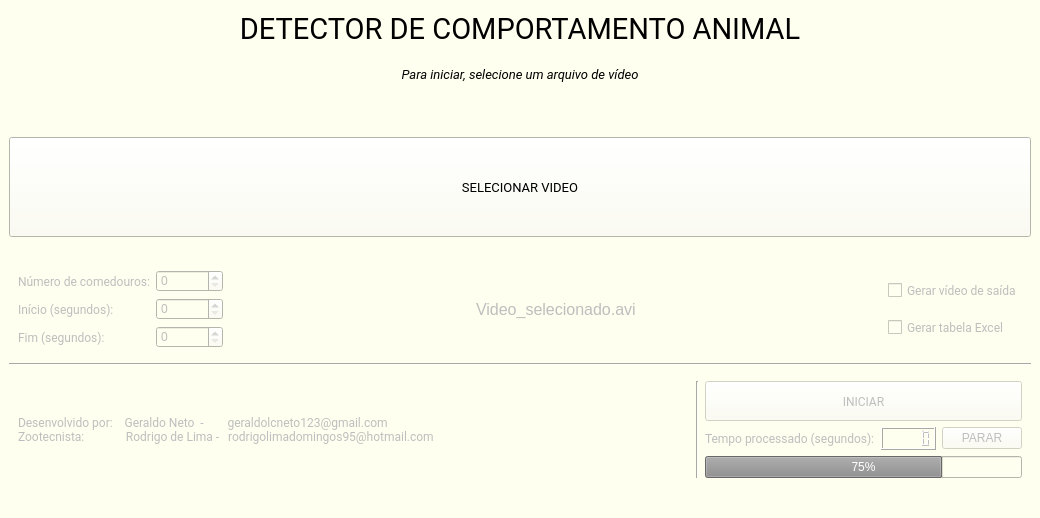
<?xml version="1.0" encoding="UTF-8"?>
<ui version="4.0">
 <class>MainWindow</class>
 <widget class="QMainWindow" name="MainWindow">
  <property name="enabled">
   <bool>true</bool>
  </property>
  <property name="geometry">
   <rect>
    <x>0</x>
    <y>0</y>
    <width>1040</width>
    <height>518</height>
   </rect>
  </property>
  <property name="palette">
   <palette>
    <active>
     <colorrole role="Button">
      <brush brushstyle="SolidPattern">
       <color alpha="255">
        <red>254</red>
        <green>255</green>
        <blue>239</blue>
       </color>
      </brush>
     </colorrole>
     <colorrole role="Base">
      <brush brushstyle="SolidPattern">
       <color alpha="255">
        <red>254</red>
        <green>255</green>
        <blue>239</blue>
       </color>
      </brush>
     </colorrole>
     <colorrole role="Window">
      <brush brushstyle="SolidPattern">
       <color alpha="255">
        <red>254</red>
        <green>255</green>
        <blue>239</blue>
       </color>
      </brush>
     </colorrole>
    </active>
    <inactive>
     <colorrole role="Button">
      <brush brushstyle="SolidPattern">
       <color alpha="255">
        <red>254</red>
        <green>255</green>
        <blue>239</blue>
       </color>
      </brush>
     </colorrole>
     <colorrole role="Base">
      <brush brushstyle="SolidPattern">
       <color alpha="255">
        <red>254</red>
        <green>255</green>
        <blue>239</blue>
       </color>
      </brush>
     </colorrole>
     <colorrole role="Window">
      <brush brushstyle="SolidPattern">
       <color alpha="255">
        <red>254</red>
        <green>255</green>
        <blue>239</blue>
       </color>
      </brush>
     </colorrole>
    </inactive>
    <disabled>
     <colorrole role="Button">
      <brush brushstyle="SolidPattern">
       <color alpha="255">
        <red>254</red>
        <green>255</green>
        <blue>239</blue>
       </color>
      </brush>
     </colorrole>
     <colorrole role="Base">
      <brush brushstyle="SolidPattern">
       <color alpha="255">
        <red>254</red>
        <green>255</green>
        <blue>239</blue>
       </color>
      </brush>
     </colorrole>
     <colorrole role="Window">
      <brush brushstyle="SolidPattern">
       <color alpha="255">
        <red>254</red>
        <green>255</green>
        <blue>239</blue>
       </color>
      </brush>
     </colorrole>
    </disabled>
   </palette>
  </property>
  <property name="windowTitle">
   <string>MainWindow</string>
  </property>
  <property name="styleSheet">
   <string notr="true">background-color:  #feffef</string>
  </property>
  <property name="toolButtonStyle">
   <enum>Qt::ToolButtonIconOnly</enum>
  </property>
  <widget class="QWidget" name="centralwidget">
   <property name="minimumSize">
    <size>
     <width>0</width>
     <height>0</height>
    </size>
   </property>
   <property name="maximumSize">
    <size>
     <width>16777215</width>
     <height>16777215</height>
    </size>
   </property>
   <layout class="QVBoxLayout" name="verticalLayout">
    <item>
     <widget class="QLabel" name="label_13">
      <property name="font">
       <font>
        <family>Roboto</family>
        <pointsize>22</pointsize>
       </font>
      </property>
      <property name="autoFillBackground">
       <bool>false</bool>
      </property>
      <property name="styleSheet">
       <string notr="true">font-color: #0499D0</string>
      </property>
      <property name="text">
       <string>DETECTOR DE COMPORTAMENTO ANIMAL</string>
      </property>
      <property name="alignment">
       <set>Qt::AlignCenter</set>
      </property>
     </widget>
    </item>
    <item>
     <widget class="QLabel" name="label_14">
      <property name="font">
       <font>
        <family>Roboto</family>
        <pointsize>10</pointsize>
        <italic>true</italic>
       </font>
      </property>
      <property name="styleSheet">
       <string notr="true">font-color: #0499D0</string>
      </property>
      <property name="text">
       <string>Para iniciar, selecione um arquivo de vídeo</string>
      </property>
      <property name="alignment">
       <set>Qt::AlignCenter</set>
      </property>
     </widget>
    </item>
    <item>
     <spacer name="verticalSpacer_5">
      <property name="orientation">
       <enum>Qt::Vertical</enum>
      </property>
      <property name="sizeType">
       <enum>QSizePolicy::Minimum</enum>
      </property>
      <property name="sizeHint" stdset="0">
       <size>
        <width>17</width>
        <height>37</height>
       </size>
      </property>
     </spacer>
    </item>
    <item>
     <widget class="QPushButton" name="btSelectVideo">
      <property name="sizePolicy">
       <sizepolicy hsizetype="Minimum" vsizetype="Minimum">
        <horstretch>0</horstretch>
        <verstretch>0</verstretch>
       </sizepolicy>
      </property>
      <property name="minimumSize">
       <size>
        <width>0</width>
        <height>100</height>
       </size>
      </property>
      <property name="font">
       <font>
        <family>Roboto</family>
        <pointsize>10</pointsize>
       </font>
      </property>
      <property name="text">
       <string>SELECIONAR VIDEO</string>
      </property>
      <property name="icon">
       <iconset>
        <normaloff>outline-perm_media-24px.svg</normaloff>outline-perm_media-24px.svg</iconset>
      </property>
      <property name="flat">
       <bool>false</bool>
      </property>
     </widget>
    </item>
    <item>
     <spacer name="verticalSpacer_6">
      <property name="orientation">
       <enum>Qt::Vertical</enum>
      </property>
      <property name="sizeType">
       <enum>QSizePolicy::Minimum</enum>
      </property>
      <property name="sizeHint" stdset="0">
       <size>
        <width>17</width>
        <height>18</height>
       </size>
      </property>
     </spacer>
    </item>
    <item>
     <widget class="QWidget" name="setupWidget" native="true">
      <property name="enabled">
       <bool>false</bool>
      </property>
      <layout class="QHBoxLayout" name="horizontalLayout_7">
       <item>
        <layout class="QVBoxLayout" name="verticalLayout_13">
         <item>
          <layout class="QFormLayout" name="formLayout_4">
           <item row="0" column="0">
            <widget class="QLabel" name="label_19">
             <property name="enabled">
              <bool>false</bool>
             </property>
             <property name="font">
              <font>
               <family>Roboto</family>
              </font>
             </property>
             <property name="styleSheet">
              <string notr="true">font-color: #0499D0</string>
             </property>
             <property name="text">
              <string>Número de comedouros:</string>
             </property>
            </widget>
           </item>
           <item row="1" column="0">
            <widget class="QLabel" name="label_20">
             <property name="enabled">
              <bool>false</bool>
             </property>
             <property name="font">
              <font>
               <family>Roboto</family>
              </font>
             </property>
             <property name="styleSheet">
              <string notr="true">font-color: #0499D0</string>
             </property>
             <property name="text">
              <string>Início (segundos):</string>
             </property>
            </widget>
           </item>
           <item row="2" column="0">
            <widget class="QLabel" name="label_21">
             <property name="enabled">
              <bool>false</bool>
             </property>
             <property name="font">
              <font>
               <family>Roboto</family>
              </font>
             </property>
             <property name="styleSheet">
              <string notr="true">font-color: #0499D0</string>
             </property>
             <property name="text">
              <string>Fim (segundos):</string>
             </property>
            </widget>
           </item>
           <item row="0" column="1">
            <widget class="QSpinBox" name="sbNFeeders">
             <property name="enabled">
              <bool>false</bool>
             </property>
            </widget>
           </item>
           <item row="1" column="1">
            <widget class="QSpinBox" name="sbStartTime">
             <property name="enabled">
              <bool>false</bool>
             </property>
             <property name="maximum">
              <number>99999999</number>
             </property>
            </widget>
           </item>
           <item row="2" column="1">
            <widget class="QSpinBox" name="sbEndTime">
             <property name="enabled">
              <bool>false</bool>
             </property>
             <property name="maximum">
              <number>99999999</number>
             </property>
            </widget>
           </item>
          </layout>
         </item>
        </layout>
       </item>
       <item>
        <spacer name="horizontalSpacer_7">
         <property name="orientation">
          <enum>Qt::Horizontal</enum>
         </property>
         <property name="sizeType">
          <enum>QSizePolicy::Expanding</enum>
         </property>
         <property name="sizeHint" stdset="0">
          <size>
           <width>40</width>
           <height>20</height>
          </size>
         </property>
        </spacer>
       </item>
       <item>
        <widget class="QLabel" name="lbVideoFile">
         <property name="font">
          <font>
           <pointsize>12</pointsize>
          </font>
         </property>
         <property name="text">
          <string>Video_selecionado.avi</string>
         </property>
        </widget>
       </item>
       <item>
        <spacer name="horizontalSpacer">
         <property name="orientation">
          <enum>Qt::Horizontal</enum>
         </property>
         <property name="sizeHint" stdset="0">
          <size>
           <width>40</width>
           <height>20</height>
          </size>
         </property>
        </spacer>
       </item>
       <item>
        <layout class="QVBoxLayout" name="verticalLayout_14">
         <item>
          <widget class="QCheckBox" name="cbGenerateVideo">
           <property name="enabled">
            <bool>false</bool>
           </property>
           <property name="font">
            <font>
             <family>Roboto</family>
            </font>
           </property>
           <property name="styleSheet">
            <string notr="true">font-color: #0499D0</string>
           </property>
           <property name="text">
            <string>Gerar vídeo de saída</string>
           </property>
          </widget>
         </item>
         <item>
          <widget class="QCheckBox" name="cbGenerateTable">
           <property name="enabled">
            <bool>false</bool>
           </property>
           <property name="font">
            <font>
             <family>Roboto</family>
            </font>
           </property>
           <property name="styleSheet">
            <string notr="true">font-color: #0499D0</string>
           </property>
           <property name="text">
            <string>Gerar tabela Excel</string>
           </property>
          </widget>
         </item>
        </layout>
       </item>
       <item>
        <layout class="QVBoxLayout" name="verticalLayout_15"/>
       </item>
      </layout>
     </widget>
    </item>
    <item>
     <widget class="Line" name="line_2">
      <property name="orientation">
       <enum>Qt::Horizontal</enum>
      </property>
     </widget>
    </item>
    <item>
     <widget class="QWidget" name="processingWidget" native="true">
      <property name="enabled">
       <bool>false</bool>
      </property>
      <layout class="QHBoxLayout" name="horizontalLayout_8">
       <item>
        <widget class="QLabel" name="label_22">
         <property name="enabled">
          <bool>false</bool>
         </property>
         <property name="font">
          <font>
           <family>Roboto</family>
          </font>
         </property>
         <property name="styleSheet">
          <string notr="true">font-color: #0499D0</string>
         </property>
         <property name="text">
          <string>Desenvolvido por:    Geraldo Neto  -        geraldolcneto123@gmail.com 
Zootecnista:              Rodrigo de Lima -   rodrigolimadomingos95@hotmail.com </string>
         </property>
        </widget>
       </item>
       <item>
        <spacer name="horizontalSpacer_8">
         <property name="orientation">
          <enum>Qt::Horizontal</enum>
         </property>
         <property name="sizeType">
          <enum>QSizePolicy::MinimumExpanding</enum>
         </property>
         <property name="sizeHint" stdset="0">
          <size>
           <width>20</width>
           <height>20</height>
          </size>
         </property>
        </spacer>
       </item>
       <item>
        <widget class="Line" name="line_5">
         <property name="orientation">
          <enum>Qt::Vertical</enum>
         </property>
        </widget>
       </item>
       <item>
        <layout class="QVBoxLayout" name="verticalLayout_4">
         <item>
          <widget class="QPushButton" name="btStart">
           <property name="enabled">
            <bool>false</bool>
           </property>
           <property name="minimumSize">
            <size>
             <width>0</width>
             <height>40</height>
            </size>
           </property>
           <property name="font">
            <font>
             <family>Roboto</family>
            </font>
           </property>
           <property name="text">
            <string>INICIAR</string>
           </property>
           <property name="icon">
            <iconset>
             <normaloff>outline-play_arrow-24px.svg</normaloff>outline-play_arrow-24px.svg</iconset>
           </property>
           <property name="flat">
            <bool>false</bool>
           </property>
          </widget>
         </item>
         <item>
          <layout class="QHBoxLayout" name="horizontalLayout_2">
           <item>
            <widget class="QLabel" name="label_2">
             <property name="font">
              <font>
               <family>Roboto</family>
              </font>
             </property>
             <property name="text">
              <string>Tempo processado (segundos):</string>
             </property>
            </widget>
           </item>
           <item>
            <widget class="QLCDNumber" name="lcdElapsedTime">
             <property name="smallDecimalPoint">
              <bool>true</bool>
             </property>
             <property name="value" stdset="0">
              <double>0.000000000000000</double>
             </property>
             <property name="intValue" stdset="0">
              <number>0</number>
             </property>
            </widget>
           </item>
           <item>
            <widget class="QPushButton" name="btStop">
             <property name="text">
              <string>PARAR</string>
             </property>
             <property name="icon">
              <iconset>
               <normaloff>outline-stop-24px.svg</normaloff>outline-stop-24px.svg</iconset>
             </property>
            </widget>
           </item>
          </layout>
         </item>
         <item>
          <widget class="QProgressBar" name="pbProgress">
           <property name="value">
            <number>75</number>
           </property>
          </widget>
         </item>
        </layout>
       </item>
      </layout>
     </widget>
    </item>
   </layout>
  </widget>
  <widget class="QStatusBar" name="statusbar"/>
 </widget>
 <resources/>
 <connections/>
</ui>
